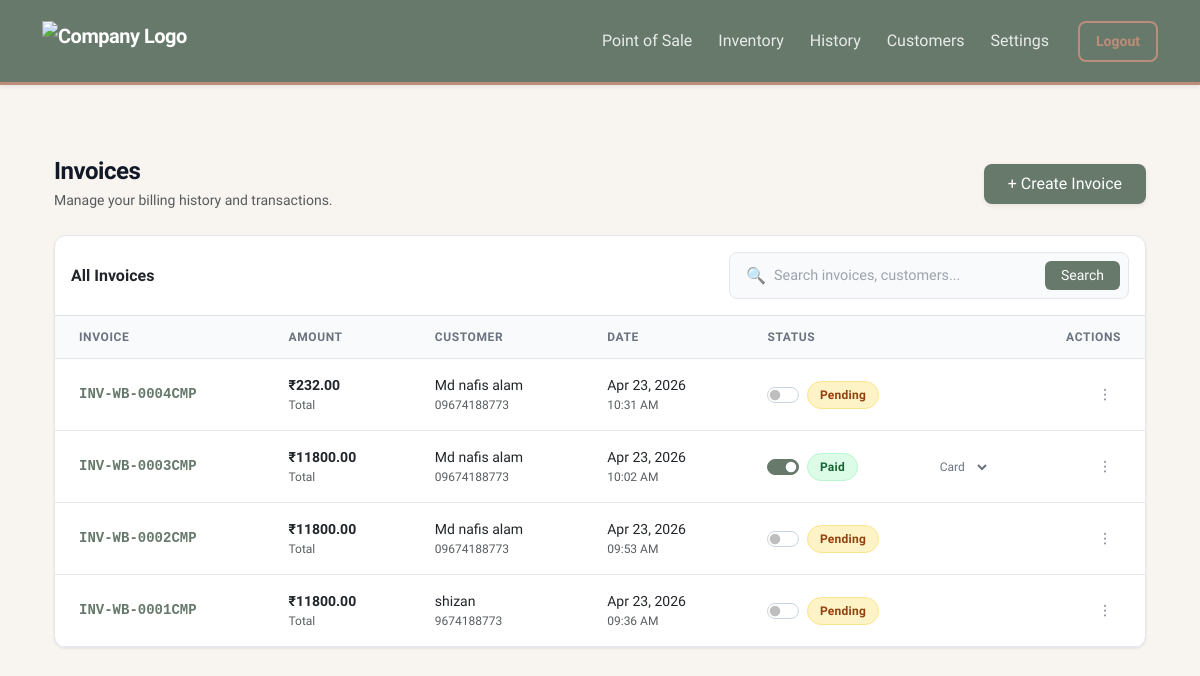
/billing/history (signed in), run on the app's committed database.
### core/models.py (models this page shows)
class Invoice(db.Model):
    __tablename__ = 'invoices'
    id = db.Column(db.Integer, primary_key=True)
    company_id = db.Column(db.Integer, db.ForeignKey('companies.id'), nullable=False) # ISOLATION
    invoice_number = db.Column(db.String(50), unique=True, nullable=False)
    access_token = db.Column(db.String(64), unique=True, nullable=True)
    customer_id = db.Column(db.Integer, db.ForeignKey('customers.id'), nullable=False)
    subtotal = db.Column(db.Float, nullable=False)
    discount_type = db.Column(db.String(10))
    discount_value = db.Column(db.Float, default=0.0)
    total_tax = db.Column(db.Float, nullable=False)
    grand_total = db.Column(db.Float, nullable=False)
    is_paid = db.Column(db.Boolean, default=False)
    payment_method = db.Column(db.String(20), default='Cash')
    split_gst = db.Column(db.Boolean, default=True)
    created_at = db.Column(db.DateTime, default=get_ist_time)
    items = db.relationship('InvoiceItem', backref='invoice', lazy=True)

class Customer(db.Model):
    __tablename__ = 'customers'
    id = db.Column(db.Integer, primary_key=True)
    company_id = db.Column(db.Integer, db.ForeignKey('companies.id'), nullable=False) # ISOLATION
    name = db.Column(db.String(100), nullable=False)
    phone_number = db.Column(db.String(15), nullable=False) # Removed unique=True so diff companies can have same customer
    email = db.Column(db.String(100), nullable=True)
    created_at = db.Column(db.DateTime, default=get_ist_time)
    invoices = db.relationship('Invoice', backref='customer', lazy=True)

### core/billing/routes.py (the view, shortened to what this page needs)
@billing_bp.route('/history')
def history():
    company_id = session.get('company_id')
    if not company_id:
        flash("Please log in to view history.", "warning")
        return redirect(url_for('auth.login'))
    page = request.args.get('page', 1, type=int)
    search_query = request.args.get('search', '').strip()
    query = Invoice.query.join(Customer).filter(Invoice.company_id == company_id)
    pagination = query.order_by(Invoice.created_at.desc()).paginate(page=page, per_page=10)
    return render_template(
        'billing/history.html',
        pagination=pagination,
        search_query=search_query
    )

### core/templates/billing/history.html (shortened to what this page needs)
{% extends "base.html" %}
{% block content %}
<div class="container-fluid py-4">
    <div class="d-flex flex-column flex-sm-row justify-content-between align-items-sm-center gap-3 mb-4">
        <div>
            <h1 class="page-title mb-1">Invoices</h1>
            <p class="text-muted text-sm mb-0">Manage your billing history and transactions.</p>
        </div>
        <a href="/billing" class="btn btn-dark fw-medium px-4 py-2 rounded-3 shadow-sm text-nowrap" style="background-color: var(--brand-sage); border: none;">
            + Create Invoice
        </a>
    </div>
    <div class="enterprise-card mb-4">
        <div class="p-3 border-bottom d-flex flex-column flex-md-row justify-content-between align-items-md-center gap-3">
            <h6 class="mb-0 fw-bold text-dark">All Invoices</h6>
            <form method="GET" action="/billing/history" class="w-100" style="max-width: 400px;">
                <div class="search-input-group">
                    <span class="ps-2 text-muted">🔍</span>
                    <input type="text" name="search" placeholder="Search invoices, customers..." value="{{ search_query or '' }}">
                    <button type="submit" class="btn btn-sm btn-dark px-3 rounded-2" style="background: var(--brand-sage); border: none;">Search</button>
                </div>
            </form>
        </div>
        <div class="table-responsive">
            <table class="table-pro">
                <thead>
                    <tr>
                        <th>Invoice</th>
                        <th>Amount</th>
                        <th>Customer</th>
                        <th>Date</th>
                        <th>Status</th>
                        <th class="text-end">Actions</th>
                    </tr>
                </thead>
                <tbody>
                    {% for inv in pagination.items %}
                    <tr>
                        <td>
                            <div class="invoice-id">{{ inv.invoice_number }}</div>
                        </td>
                        <td>
                            <div class="fw-bold text-dark">₹{{ "%.2f"|format(inv.grand_total) }}</div>
                            <div class="text-muted text-xs">Total</div>
                        </td>
                        <td>
                            <div class="fw-medium text-dark">{{ inv.customer.name }}</div>
                            <div class="text-muted text-xs">{{ inv.customer.phone_number }}</div>
                        </td>
                        <td>
                            <div class="text-dark text-sm">{{ inv.created_at.strftime('%b %d, %Y') }}</div>
                            <div class="text-muted text-xs">{{ inv.created_at.strftime('%I:%M %p') }}</div>
                        </td>
                        <td>
                            <div class="d-flex align-items-center justify-content-between gap-3">
                                <div class="form-check form-switch m-0 p-0 d-flex align-items-center">
                                    <input class="form-check-input payment-toggle m-0 me-2 shadow-none" type="checkbox" data-id="{{ inv.id }}" {% if inv.is_paid %}checked{% endif %}>
                                    <span class="status-label-wrapper">
                                        {% if inv.is_paid %}
                                            <span class="status-badge badge-paid">Paid</span>
                                        {% else %}
                                            <span class="status-badge badge-pending">Pending</span>
                                        {% endif %}
                                    </span>
                                </div>
                                <select class="pro-select payment-method-select" data-id="{{ inv.id }}" {% if not inv.is_paid %}style="display: none;"{% endif %}>
                                    <option value="Card" {% if inv.payment_method == 'Card' %}selected{% endif %}>Card</option>
                                </select>
                            </div>
                        </td>
                        <td class="text-end">
                            <div class="dropdown">
                                <button class="btn-icon" type="button" data-bs-toggle="dropdown" aria-expanded="false">
                                    ⋮
                                </button>
                            </div>
                        </td>
                    </tr>
                    {% endfor %}
                </tbody>
            </table>
        </div>
    </div>
</div>
{% endblock %}

### core/templates/base.html (style rules this page uses)
:root { --color-sand: #D4C2AD; --color-terracotta: #D7A184; --color-cream: #EFDFCC; --color-taupe: #BA8E7A; --color-sage: #66796B; --text-dark: #2C3530; --shadow-soft: 0 10px 30px rgba(102, 121, 107, 0.08); --shadow-hover: 0 15px 35px rgba(102, 121, 107, 0.15); }
body { background-color: #F8F5F1; font-family: 'Plus Jakarta Sans', sans-serif; color: var(--text-dark); -webkit-font-smoothing: antialiased; }

### core/templates/billing/history.html (style rules this page uses)
:root { --brand-sage: #66796b; --brand-sage-light: #f0fdf4; --brand-taupe: #8c837a; --text-dark: #111827; --text-muted: #6b7280; --border-color: #e5e7eb; --bg-surface: #ffffff; --bg-body: #f9fafb; }
.page-title { color: var(--text-dark); font-weight: 800; letter-spacing: -0.02em; font-size: 1.5rem; }
.enterprise-card { background: var(--bg-surface); border: 1px solid var(--border-color); border-radius: 12px; box-shadow: 0 1px 3px rgba(0, 0, 0, 0.05), 0 1px 2px rgba(0, 0, 0, 0.03); overflow: hidden; }
.search-input-group { display: flex; align-items: center; background: var(--bg-body); border: 1px solid var(--border-color); border-radius: 8px; padding: 0.25rem 0.5rem; transition: all 0.2s; }
.search-input-group input { border: none; background: transparent; padding: 0.5rem; font-size: 0.9rem; width: 100%; outline: none; color: var(--text-dark); }
.search-input-group input::placeholder { color: #9ca3af; }
.table-responsive { -webkit-overflow-scrolling: touch; }
.table-pro { width: 100%; margin-bottom: 0; border-collapse: collapse; }
.table-pro th { background-color: var(--bg-body); color: var(--text-muted); font-size: 0.75rem; font-weight: 600; text-transform: uppercase; letter-spacing: 0.05em; padding: 0.75rem 1.5rem; border-bottom: 1px solid var(--border-color); white-space: nowrap; }
.table-pro td { padding: 1rem 1.5rem; vertical-align: middle; border-bottom: 1px solid var(--border-color); color: var(--text-dark); font-size: 0.875rem; white-space: nowrap; }
.table-pro tbody tr { transition: background-color 0.15s ease; }
.fw-medium { font-weight: 500; }
.text-sm { font-size: 0.875rem; }
.text-xs { font-size: 0.75rem; }
.invoice-id { font-family: ui-monospace, SFMono-Regular, Menlo, Monaco, Consolas, monospace; color: var(--brand-sage); font-weight: 600; }
.status-badge { display: inline-flex; align-items: center; padding: 0.25rem 0.75rem; border-radius: 9999px; font-size: 0.75rem; font-weight: 600; letter-spacing: 0.02em; }
.badge-paid { background-color: #dcfce7; color: #166534; border: 1px solid #bbf7d0; }
.badge-pending { background-color: #fef3c7; color: #92400e; border: 1px solid #fde68a; }
.form-switch .form-check-input { width: 2.25em; height: 1.15em; cursor: pointer; border-color: #cbd5e1; }
.form-switch .form-check-input:checked { background-color: var(--brand-sage); border-color: var(--brand-sage); }
.pro-select { border: 1px solid transparent; background: transparent; color: var(--text-muted); font-size: 0.75rem; font-weight: 500; padding: 2px 4px; border-radius: 4px; cursor: pointer; }
.btn-icon { display: inline-flex; align-items: center; justify-content: center; width: 32px; height: 32px; border-radius: 6px; color: var(--text-muted); background: transparent; border: 1px solid transparent; transition: all 0.2s; text-decoration: none; }

### data on the page
Invoice: invoice_number "INV-WB-0004CMP", grand_total "232.00", customer.name "Md nafis alam", customer.phone_number "09674188773", created_at "Apr 23, 2026", created_at "10:31 AM", shows "Pending"
Invoice: invoice_number "INV-WB-0003CMP", grand_total "11800.00", customer.name "Md nafis alam", customer.phone_number "09674188773", created_at "Apr 23, 2026", created_at "10:02 AM", is_paid "☑", shows "Paid", payment_method+id+is_paid "Card"
Invoice: invoice_number "INV-WB-0002CMP", grand_total "11800.00", customer.name "Md nafis alam", customer.phone_number "09674188773", created_at "Apr 23, 2026", created_at "09:53 AM", shows "Pending"
Invoice: invoice_number "INV-WB-0001CMP", grand_total "11800.00", customer.name "shizan", customer.phone_number "9674188773", created_at "Apr 23, 2026", created_at "09:36 AM", shows "Pending"
